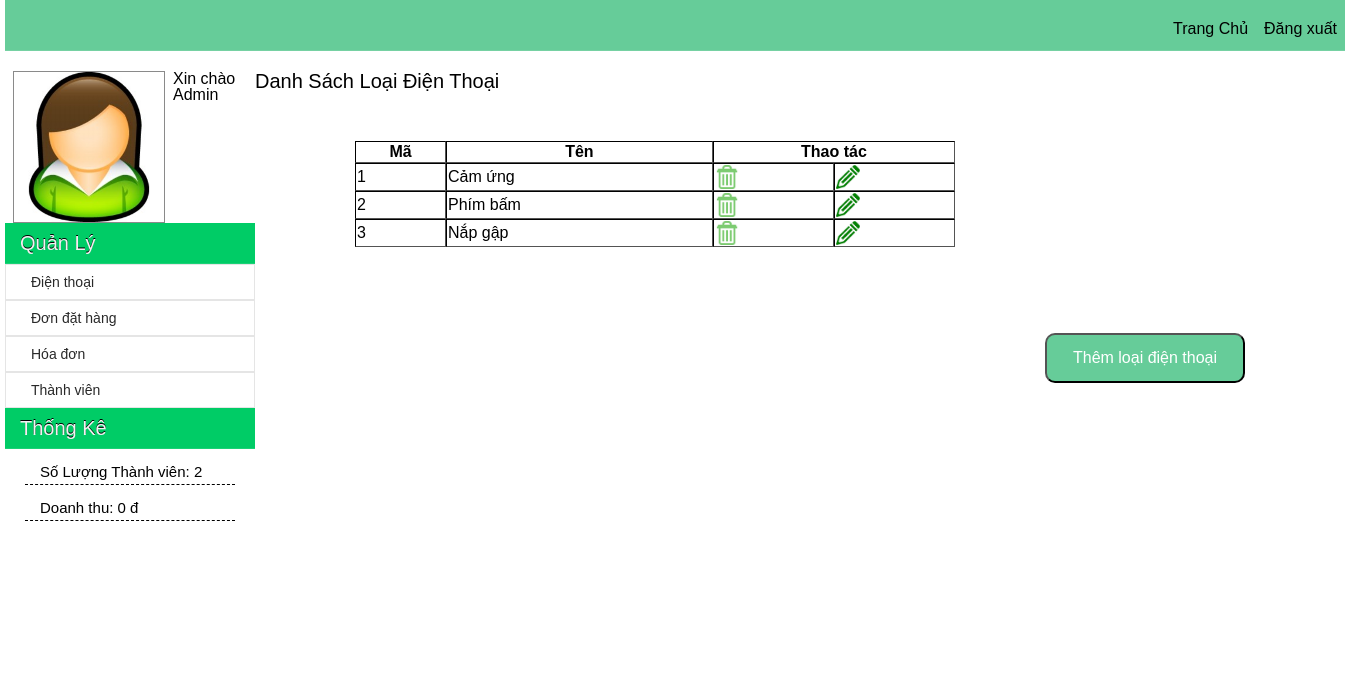
Page /Resource/phAdmin/LoaiDienThoai.php on the committed database.
### tables this page shows
CREATE TABLE IF NOT EXISTS `loaidienthoai` (
  `ma` int(11) NOT NULL AUTO_INCREMENT,
  `ten` varchar(10) NOT NULL,
  PRIMARY KEY (`ma`)
);

### Resource/DataProvider.php (called while the page is built, shortened)
<?php
class DataProvider
{
	public static function ExecuteQuery($sql)
	{
		$connection = mysql_connect("localhost","root","") or die ("couldn't connect to localhost");
		$result = mysql_query($sql,$connection);
		return $result;
	}
}
?>

### Resource/phAdmin/LoaiDienThoai.php (the view, shortened to what this page needs)
<?php include_once("include/header.inc.php") ?>
       <div id="contenta">
        	<?php include_once("include/menu_left.inc.php") ?>
       		<div id="main-content">
             <h1 id="h1">
             	Danh Sách Loại Điện Thoại
             </h1>
             <form method="post">
             <table border="1" cellspacing="0" style="width:600px;">
         	    <tr>
              		<th>Mã</th>
                	<th>Tên</th>
                	<th colspan="2">Thao tác</th>
           		</tr>
              	<?php
					$sql = "select * from loaidienthoai";
					$result = DataProvider::ExecuteQuery($sql);
					if(count($result)>0)
					{
						while($row = mysql_fetch_array($result))
						{
							echo "<tr>
									<td>".$row["ma"]."</td>
									<td>".$row["ten"]."</td>
									<td><a href='LoaiDienThoai.php?del=".$row["ma"]."&ten=".$row["ten"]."'><img class='table_img' src='images/remove_img.jpg'></a></td>
									<td><a href='LoaiDienThoai.php?sua=".$row["ma"]."&ten=".$row["ten"]."'><img class='table_img' src='images/edit_img.jpg'></a></td>
								</tr>";
						}
					}
				?>
             </table>
             </form>
              </div>
              <div id="Them">
              <form action="LoaiDienThoai.php" method="get">
              	<input type="submit" name="btnThem" value="Thêm loại điện thoại" id="" />
              </form>
              </div>
    </div>
</body></html>

### Resource/phAdmin/css/main.css (style rules this page uses)
body,h1,h2,h3,h4,h5,h6,p,ul { border:0;font-size:100%;font:inherit;vertical-align:baseline;margin:0;padding:0 }
body { line-height:1 }
body { font-family:Arial, Helvetica, sans-serif; }
a { text-decoration: none; color: #f2f2f2; }
h1 { font-size:20px; }
#contenta { width: 1340px; margin: auto; min-width: 1234px; height: auto; }
#contenta a { color: #292929; }
#main-content { width:900px; height:auto; background:#FFF; padding: 20px 0px 50px 0px; position:relative; float:left; }
#Them { width:500px; height:100px; float:right; }
#Them input[type = "submit"] { width:200px; height:50px; float:right; background-color:#6C9; color:#FFF; margin-right:100px; font-size:16px; border-radius:10px; margin-top:20px; }

### Resource/phAdmin/css/table.css (style rules this page uses)
table { margin-left:100px; border:0px double #000000; margin-top:50px; white-space:normal; }
.table_img { width:24px; height:24px; }

### rows in the picture
loaidienthoai: ma "1", ten "Cảm ứng"
loaidienthoai: ma "2", ten "Phím bấm"
loaidienthoai: ma "3", ten "Nắp gập"

### other values in the picture
$sothanhvien "2"
$doanhthu "0"
